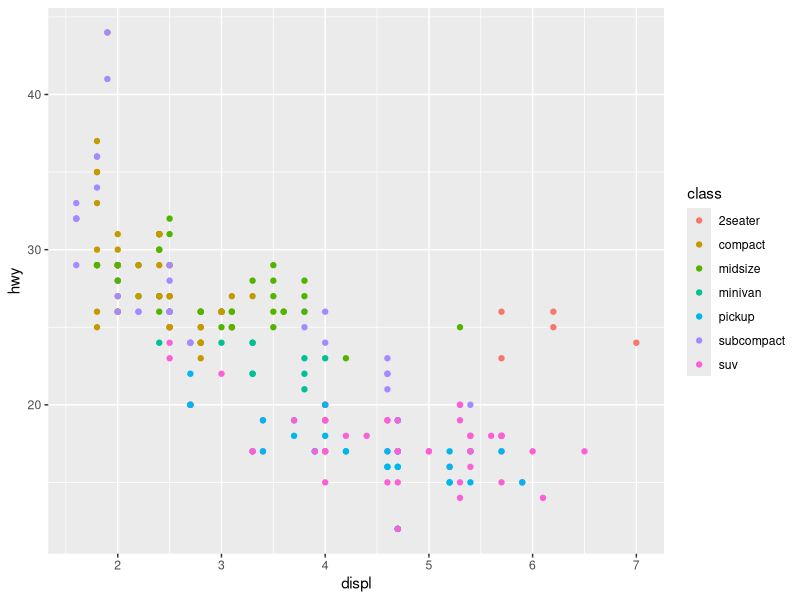
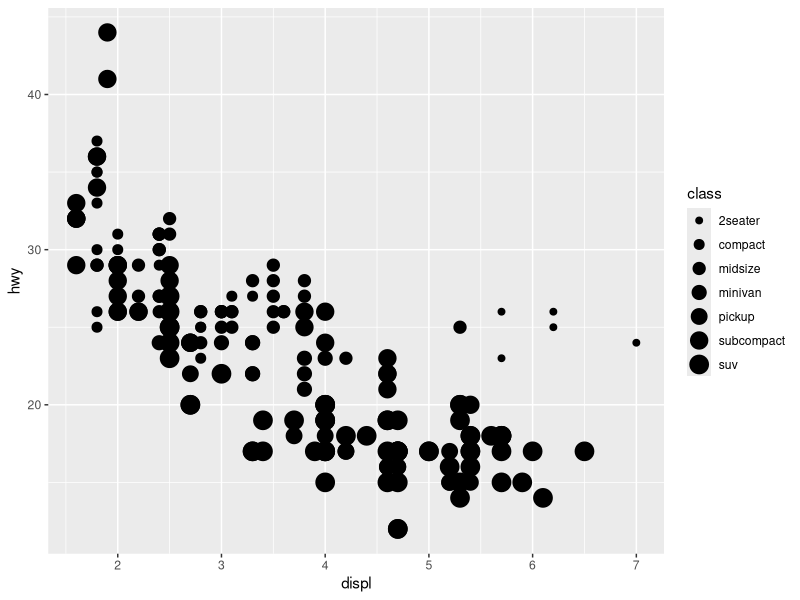
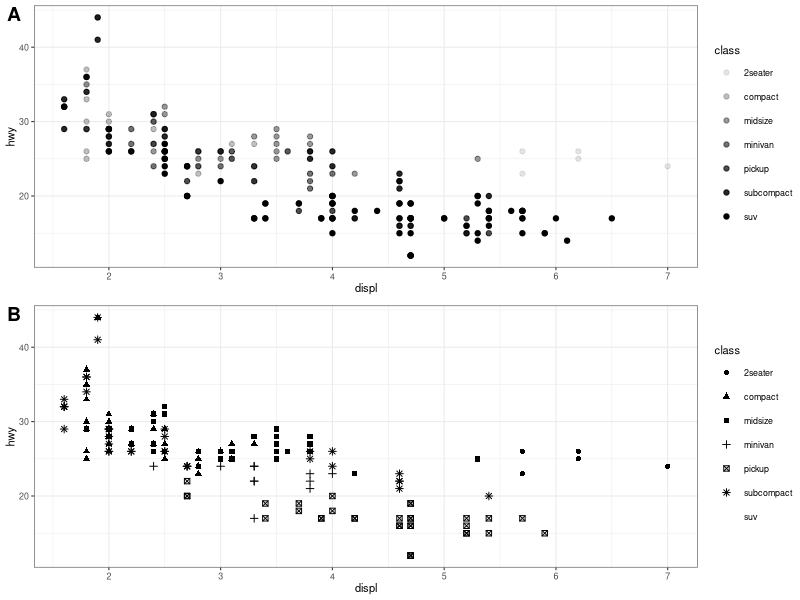

These figures' R source, in order:
## ---- chunk 1
knitr::opts_chunk$set(echo = TRUE)
library(tidyverse)
## ---- chunk 2
ggplot(data = mpg) +
  geom_point(mapping = aes(x = displ, y = hwy, colour = class))
## ---- chunk 3
ggplot(data = mpg, aes(x = displ, y = hwy, size = class)) + 
    geom_point()
## ---- chunk 4
if (!require("cowplot")) {
  install.packages("cowplot")
} else {
  theme_set(theme_bw(base_size = 8))
  plot_with_alpha_aes <- 
    ggplot(data = mpg, aes(x = displ, y = hwy, alpha = class)) + 
    geom_point()
  
  plot_with_shape_aes <- 
    ggplot(data = mpg, aes(x = displ, y = hwy, shape = class)) + 
    geom_point()
  plot_grid(plot_with_alpha_aes, plot_with_shape_aes, 
            labels = "AUTO", ncol = 1)
}
